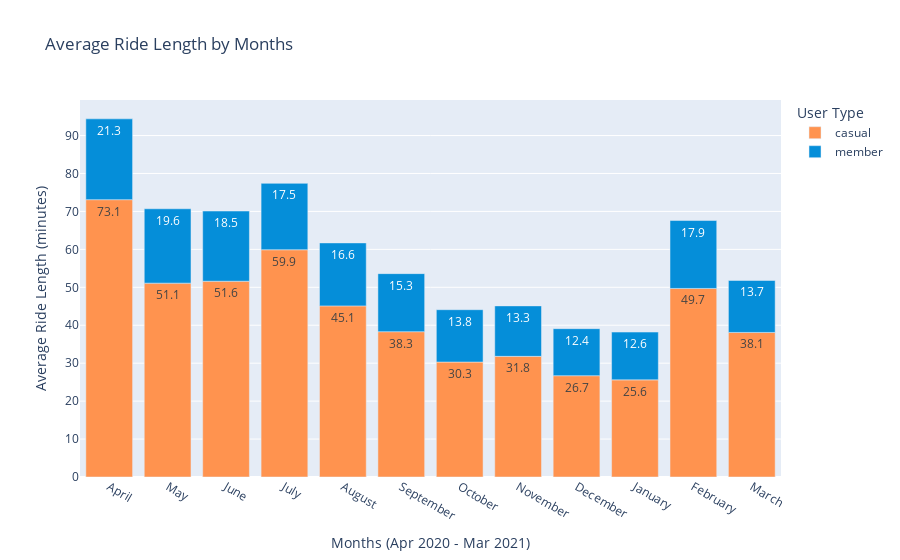

The code cell stored with this chart in its notebook:
### Code cell
fig6 = round(df.groupby(['year', 'month', 'member_casual'], as_index=False)['ride_length'].mean(), 1).dropna(ignore_index=True)

fig = px.bar(fig6, x='month', y='ride_length',
        color='member_casual',
        text='ride_length', 
        title='Average Ride Length by Months',
        labels={'ride_length': 'Average Ride Length (minutes)', 'member_casual': 'User Type', 'month': 'Months (Apr 2020 - Mar 2021)'},
        hover_name='member_casual', hover_data={'member_casual': False, 'ride_length': True}, 
        color_discrete_map={'casual': '#FF934F', 'member': '#058ED9'})

fig.show()

### Figure 1 — Plotly figure (JSON) as saved in the notebook; plotly's stock layout.template omitted (floating-point values rounded to 4 significant figures)
{"data": [{"alignmentgroup": "True", "customdata": [["casual"], ["casual"], ["casual"], ["casual"], ["casual"], ["casual"], ["casual"], ["casual"], ["casual"], ["casual"], ["casual"], ["casual"]], "hovertemplate": "<b>%{hovertext}</b><br><br>Months (Apr 2020 - Mar 2021)=%{x}<br>Average Ride Length (minutes)=%{text}<extra></extra>", "hovertext": ["casual", "casual", "casual", "casual", "casual", "casual", "casual", "casual", "casual", "casual", "casual", "casual"], "legendgroup": "casual", "marker": {"color": "#FF934F", "pattern": {"shape": ""}}, "name": "casual", "offsetgroup": "casual", "orientation": "v", "showlegend": true, "text": [73.1, 51.1, 51.6, 59.9, 45.1, 38.3, 30.3, 31.8, 26.7, 25.6, 49.7, 38.1], "textposition": "auto", "type": "bar", "x": ["April", "May", "June", "July", "August", "September", "October", "November", "December", "January", "February", "March"], "xaxis": "x", "y": [73.1, 51.1, 51.6, 59.9, 45.1, 38.3, 30.3, 31.8, 26.7, 25.6, 49.7, 38.1], "yaxis": "y"}, {"alignmentgroup": "True", "customdata": [["member"], ["member"], ["member"], ["member"], ["member"], ["member"], ["member"], ["member"], ["member"], ["member"], ["member"], ["member"]], "hovertemplate": "<b>%{hovertext}</b><br><br>Months (Apr 2020 - Mar 2021)=%{x}<br>Average Ride Length (minutes)=%{text}<extra></extra>", "hovertext": ["member", "member", "member", "member", "member", "member", "member", "member", "member", "member", "member", "member"], "legendgroup": "member", "marker": {"color": "#058ED9", "pattern": {"shape": ""}}, "name": "member", "offsetgroup": "member", "orientation": "v", "showlegend": true, "text": [21.3, 19.6, 18.5, 17.5, 16.6, 15.3, 13.8, 13.3, 12.4, 12.6, 17.9, 13.7], "textposition": "auto", "type": "bar", "x": ["April", "May", "June", "July", "August", "September", "October", "November", "December", "January", "February", "March"], "xaxis": "x", "y": [21.3, 19.6, 18.5, 17.5, 16.6, 15.3, 13.8, 13.3, 12.4, 12.6, 17.9, 13.7], "yaxis": "y"}], "layout": {"barmode": "relative", "legend": {"title": {"text": "User Type"}, "tracegroupgap": 0}, "title": {"text": "Average Ride Length by Months"}, "xaxis": {"anchor": "y", "domain": [0, 1], "title": {"text": "Months (Apr 2020 - Mar 2021)"}}, "yaxis": {"anchor": "x", "domain": [0, 1], "title": {"text": "Average Ride Length (minutes)"}}}}
